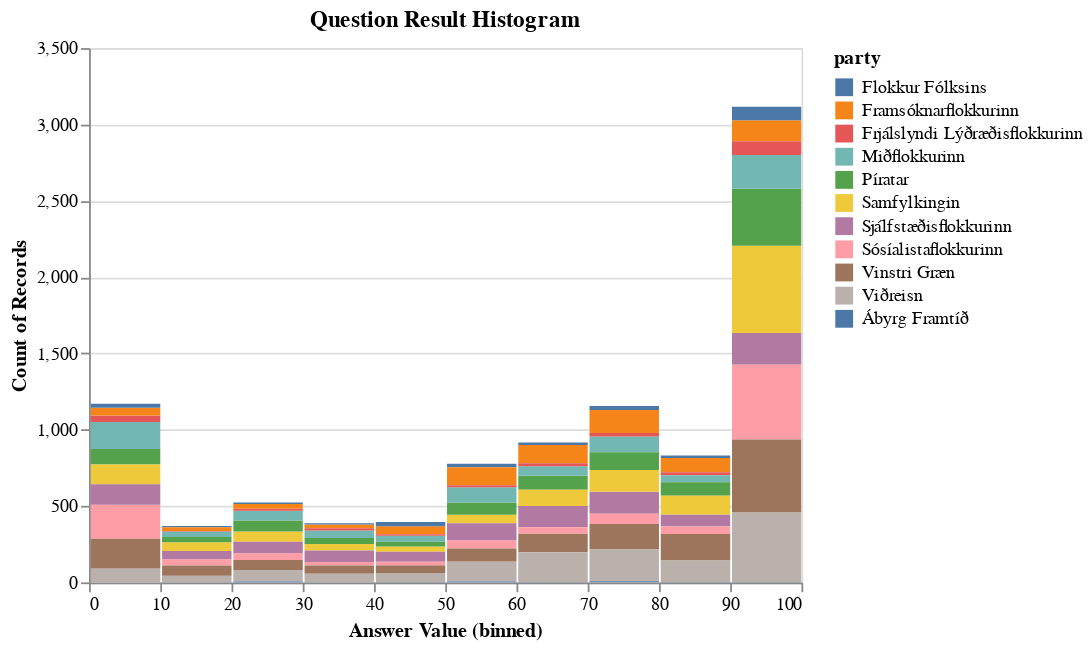

This figure's notebook cell:
### Code cell
# hide_input
alt.data_transformers.disable_max_rows()

parties_list = df_results_melt["party"].cat.categories.to_list()
questions_list = df_results_melt["question"].cat.categories.to_list()

# Highest and lowest entropy/variance parties
chart = alt.Chart(df_results_melt).mark_bar().encode(
    x=alt.X(f'Answer Value:Q', bin=alt.Bin(extent=[0, 100], step=10), scale=alt.Scale(domain=(0, 100))),
    y=alt.Y('count()'),
    color='party',
    tooltip=['party', alt.Tooltip('count()', title='count')]
).interactive()
    
# A dropdown filter
question_dropdown = alt.binding_select(options=[None] + questions_sorted, labels=["All"] + questions_sorted)
question_select = alt.selection_single(fields=["question"], bind=question_dropdown, name="Question")

chart_filter_question = chart.add_selection(
    question_select
).transform_filter(
    question_select
).properties(title="Question Result Histogram")
 
# A dropdown filter
party_dropdown = alt.binding_select(options=[None] + parties_list, labels=["All"] + parties_list)
party_select = alt.selection_single(fields=["party"], bind=party_dropdown, name="Party")

chart_filter_party = chart_filter_question.add_selection(
    party_select
).transform_filter(
    party_select
)

chart_filter_party

### Figure 1 — Vega-Lite specification as saved in the notebook (floating-point values rounded to 4 significant figures; data arrays with more than 128 entries replaced by an {"elided": "..."} marker saying what was removed)
{"config": {"view": {"continuousWidth": 400, "continuousHeight": 300}}, "data": {"name": "data-e18ee2de79fce7b8725cd4e174f838d2"}, "mark": "bar", "encoding": {"color": {"type": "nominal", "field": "party"}, "tooltip": [{"type": "nominal", "field": "party"}, {"type": "quantitative", "aggregate": "count", "title": "count"}], "x": {"type": "quantitative", "bin": {"extent": [0, 100], "step": 10}, "field": "Answer Value", "scale": {"domain": [0, 100]}}, "y": {"type": "quantitative", "aggregate": "count"}}, "selection": {"selector001": {"type": "interval", "bind": "scales", "encodings": ["x", "y"]}, "Question": {"type": "single", "fields": ["question"], "bind": {"input": "select", "options": [null, "Efna á til þjóðaratkvæðagreiðslu um framhald aðildarviðræðna við ESB.", "Reykjavíkurflugvöllur á að vera í Vatnsmýri um ókomna framtíð.", "Auka á vægi einkareksturs í heilbrigðiskerfinu.", "Ísland á að eiga aðild að NATO.", "Leyfa á smásölu áfengis í matvöruverslunum.", "Hið opinbera ætti að beita neyslustýringu til að hvetja til heilbrigðs lífernis, svo sem með sykurskatti.", "Ríkið á að styðja og taka þátt í fjármögnun Borgarlínu.", "Varsla neysluskammta af kannabisefnum ætti að vera refsilaus.", "Innheimta á veggjöld í auknum mæli til að fjármagna nýjar vegaframkvæmdir.", "Stjórnvöld eiga með beinum hætti að stuðla að samdrætti í losun gróðurhúsalofttegunda, til dæmis með hærri gjöldum á mengunarvalda.", "Hækka á skatta á tekjuhæsta fólkið.", "Það á að leyfa kórónuveirunni að ganga án sóttvarnatakmarkana.", "Alþingi á að vinna markvisst að endurskoðun stjórnarskrárinnar á næsta kjörtímabili.", "Íslenskt samfélag einkennist af réttlæti, sanngirni og jöfnum tækifærum.", "Það ætti að lækka tryggingagjald á fyrirtæki.", "Opinberir háskólar eiga að innheimta skólagjöld.", "Beita á skattkerfinu til að minnka bilið milli ríkustu og fátækustu einstaklinganna.", "Stjórnvöld ættu að flytja fleiri ríkisstofnanir til landsbyggðanna.", "Ísland á að taka á móti fleiri flóttamönnum.", "Stjórnvöld eiga að setja strangar takmarkanir við landamæri til að tryggja að smit berist ekki til landsins.", "Hagsmunir náttúrunnar eiga að vega þyngra en fjárhagslegir hagsmunir við ákvarðanatöku stjórnvalda í atvinnuuppbyggingu.", "Stjórnvöld ættu að innheimta hærri gjöld og skatta af erlendum ferðamönnum.", "Sjávarútvegsfyrirtæki ættu að greiða meira til ríkisins fyrir aðgang að auðlindum.", "Stjórnvöld eiga að halda áfram að styðja við atvinnulífið í kjölfar heimsfaraldursins til að koma til móts við fyrirtæki sem lentu í rekstrarvanda í faraldrinum.", "Stjórnvöld hafa gert nóg til að liðka fyrir grænni umsvifum fyrirtækja og fjárfesta í grænum lausnum.", "Ríkið á að standa fyrir uppbyggingu innviða á vinsælum ferðamannastöðum.", "Draga ætti verulega úr kostnaðarþátttöku sjúklinga í heilbrigðiskerfinu.", "Það þarf að auka fjárveitingar til heilbrigðiskerfisins.", "Tryggja þarf að örorkubætur og ellilífeyrir séu ekki lægri en lægstu laun á vinnumarkaði.", "Ríkið ætti að taka meiri þátt í lyfjakostnaði sjúklinga.", "Efla þarf velferðarkerfið svo það styðji betur við þá sem höllustum fæti standa í samfélaginu."], "labels": ["All", "Efna á til þjóðaratkvæðagreiðslu um framhald aðildarviðræðna við ESB.", "Reykjavíkurflugvöllur á að vera í Vatnsmýri um ókomna framtíð.", "Auka á vægi einkareksturs í heilbrigðiskerfinu.", "Ísland á að eiga aðild að NATO.", "Leyfa á smásölu áfengis í matvöruverslunum.", "Hið opinbera ætti að beita neyslustýringu til að hvetja til heilbrigðs lífernis, svo sem með sykurskatti.", "Ríkið á að styðja og taka þátt í fjármögnun Borgarlínu.", "Varsla neysluskammta af kannabisefnum ætti að vera refsilaus.", "Innheimta á veggjöld í auknum mæli til að fjármagna nýjar vegaframkvæmdir.", "Stjórnvöld eiga með beinum hætti að stuðla að samdrætti í losun gróðurhúsalofttegunda, til dæmis með hærri gjöldum á mengunarvalda.", "Hækka á skatta á tekjuhæsta fólkið.", "Það á að leyfa kórónuveirunni að ganga án sóttvarnatakmarkana.", "Alþingi á að vinna markvisst að endurskoðun stjórnarskrárinnar á næsta kjörtímabili.", "Íslenskt samfélag einkennist af réttlæti, sanngirni og jöfnum tækifærum.", "Það ætti að lækka tryggingagjald á fyrirtæki.", "Opinberir háskólar eiga að innheimta skólagjöld.", "Beita á skattkerfinu til að minnka bilið milli ríkustu og fátækustu einstaklinganna.", "Stjórnvöld ættu að flytja fleiri ríkisstofnanir til landsbyggðanna.", "Ísland á að taka á móti fleiri flóttamönnum.", "Stjórnvöld eiga að setja strangar takmarkanir við landamæri til að tryggja að smit berist ekki til landsins.", "Hagsmunir náttúrunnar eiga að vega þyngra en fjárhagslegir hagsmunir við ákvarðanatöku stjórnvalda í atvinnuuppbyggingu.", "Stjórnvöld ættu að innheimta hærri gjöld og skatta af erlendum ferðamönnum.", "Sjávarútvegsfyrirtæki ættu að greiða meira til ríkisins fyrir aðgang að auðlindum.", "Stjórnvöld eiga að halda áfram að styðja við atvinnulífið í kjölfar heimsfaraldursins til að koma til móts við fyrirtæki sem lentu í rekstrarvanda í faraldrinum.", "Stjórnvöld hafa gert nóg til að liðka fyrir grænni umsvifum fyrirtækja og fjárfesta í grænum lausnum.", "Ríkið á að standa fyrir uppbyggingu innviða á vinsælum ferðamannastöðum.", "Draga ætti verulega úr kostnaðarþátttöku sjúklinga í heilbrigðiskerfinu.", "Það þarf að auka fjárveitingar til heilbrigðiskerfisins.", "Tryggja þarf að örorkubætur og ellilífeyrir séu ekki lægri en lægstu laun á vinnumarkaði.", "Ríkið ætti að taka meiri þátt í lyfjakostnaði sjúklinga.", "Efla þarf velferðarkerfið svo það styðji betur við þá sem höllustum fæti standa í samfélaginu."]}}, "Party": {"type": "single", "fields": ["party"], "bind": {"input": "select", "options": [null, "Flokkur Fólksins", "Framsóknarflokkurinn", "Frjálslyndi Lýðræðisflokkurinn", "Miðflokkurinn", "Píratar", "Samfylkingin", "Sjálfstæðisflokkurinn", "Sósíalistaflokkurinn", "Vinstri Græn", "Viðreisn", "Ábyrg Framtíð"], "labels": ["All", "Flokkur Fólksins", "Framsóknarflokkurinn", "Frjálslyndi Lýðræðisflokkurinn", "Miðflokkurinn", "Píratar", "Samfylkingin", "Sjálfstæðisflokkurinn", "Sósíalistaflokkurinn", "Vinstri Græn", "Viðreisn", "Ábyrg Framtíð"]}}}, "title": "Question Result Histogram", "transform": [{"filter": {"selection": "Question"}}, {"filter": {"selection": "Party"}}], "$schema": "https://vega.github.io/schema/vega-lite/v4.8.1.json", "datasets": {"data-e18ee2de79fce7b8725cd4e174f838d2": {"elided": "9641 records"}}}
